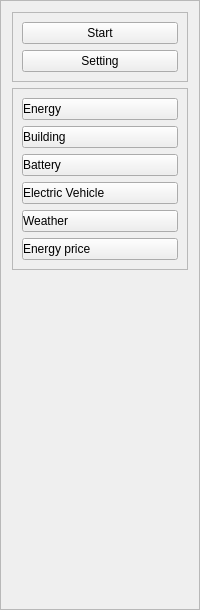
     <widget class="QFrame" name="frameLeftPanel">
      <property name="frameShape">
       <enum>QFrame::StyledPanel</enum>
      </property>
      <property name="frameShadow">
       <enum>QFrame::Raised</enum>
      </property>
      <layout class="QVBoxLayout" name="verticalLayout_3">
       <item>
        <widget class="QFrame" name="frame_3">
         <property name="frameShape">
          <enum>QFrame::StyledPanel</enum>
         </property>
         <property name="frameShadow">
          <enum>QFrame::Raised</enum>
         </property>
         <layout class="QVBoxLayout" name="verticalLayout">
          <item>
           <widget class="QPushButton" name="startBtn">
            <property name="styleSheet">
             <string notr="true"/>
            </property>
            <property name="text">
             <string>Start</string>
            </property>
            <property name="icon">
             <iconset resource="source_icons.qrc">
              <normaloff>:/icons/Icons/icons8-play-64.png</normaloff>:/icons/Icons/icons8-play-64.png</iconset>
            </property>
           </widget>
          </item>
          <item>
           <widget class="QPushButton" name="settingBtn">
            <property name="text">
             <string>Setting</string>
            </property>
            <property name="icon">
             <iconset resource="source_icons.qrc">
              <normaloff>:/icons/Icons/icons8-settings-64.png</normaloff>:/icons/Icons/icons8-settings-64.png</iconset>
            </property>
           </widget>
          </item>
         </layout>
        </widget>
       </item>
       <item>
        <widget class="QFrame" name="frame_4">
         <property name="frameShape">
          <enum>QFrame::StyledPanel</enum>
         </property>
         <property name="frameShadow">
          <enum>QFrame::Raised</enum>
         </property>
         <layout class="QVBoxLayout" name="verticalLayout_2">
          <item>
           <widget class="QPushButton" name="energyBtn">
            <property name="styleSheet">
             <string notr="true">text-align:left</string>
            </property>
            <property name="text">
             <string>Energy</string>
            </property>
            <property name="icon">
             <iconset resource="source_icons.qrc">
              <normaloff>:/icons/Icons/icons8-flash-on-50.png</normaloff>:/icons/Icons/icons8-flash-on-50.png</iconset>
            </property>
           </widget>
          </item>
          <item>
           <widget class="QPushButton" name="buildingBtn">
            <property name="sizePolicy">
             <sizepolicy hsizetype="Minimum" vsizetype="Fixed">
              <horstretch>0</horstretch>
              <verstretch>0</verstretch>
             </sizepolicy>
            </property>
            <property name="styleSheet">
             <string notr="true">text-align:left</string>
            </property>
            <property name="text">
             <string>Building</string>
            </property>
            <property name="icon">
             <iconset resource="source_icons.qrc">
              <normaloff>:/icons/Icons/icons8-building-64.png</normaloff>:/icons/Icons/icons8-building-64.png</iconset>
            </property>
           </widget>
          </item>
          <item>
           <widget class="QPushButton" name="batteryBtn">
            <property name="styleSheet">
             <string notr="true">text-align:left</string>
            </property>
            <property name="text">
             <string>Battery</string>
            </property>
            <property name="icon">
             <iconset resource="source_icons.qrc">
              <normaloff>:/icons/Icons/icons8-charging-battery-64.png</normaloff>:/icons/Icons/icons8-charging-battery-64.png</iconset>
            </property>
           </widget>
          </item>
          <item>
           <widget class="QPushButton" name="evBtn">
            <property name="styleSheet">
             <string notr="true">text-align:left</string>
            </property>
            <property name="text">
             <string>Electric Vehicle</string>
            </property>
            <property name="icon">
             <iconset resource="source_icons.qrc">
              <normaloff>:/icons/Icons/icons8-electric-vehicle-64.png</normaloff>:/icons/Icons/icons8-electric-vehicle-64.png</iconset>
            </property>
           </widget>
          </item>
          <item>
           <widget class="QPushButton" name="weatherBtn">
            <property name="styleSheet">
             <string notr="true">text-align:left</string>
            </property>
            <property name="text">
             <string>Weather</string>
            </property>
            <property name="icon">
             <iconset resource="source_icons.qrc">
              <normaloff>:/icons/Icons/icons8-partly-cloudy-day-64.png</normaloff>:/icons/Icons/icons8-partly-cloudy-day-64.png</iconset>
            </property>
           </widget>
          </item>
          <item>
           <widget class="QPushButton" name="energyPriceBtn">
            <property name="styleSheet">
             <string notr="true">text-align:left</string>
            </property>
            <property name="text">
             <string>Energy price</string>
            </property>
            <property name="icon">
             <iconset resource="source_icons.qrc">
              <normaloff>:/icons/Icons/icons8-money-bag-50.png</normaloff>:/icons/Icons/icons8-money-bag-50.png</iconset>
            </property>
           </widget>
          </item>
         </layout>
        </widget>
       </item>
       <item>
        <spacer name="verticalSpacer">
         <property name="orientation">
          <enum>Qt::Vertical</enum>
         </property>
         <property name="sizeHint" stdset="0">
          <size>
           <width>20</width>
           <height>328</height>
          </size>
         </property>
        </spacer>
       </item>
      </layout>
     </widget>
